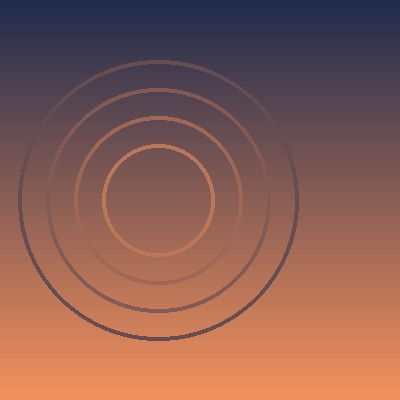
#> input picture ui-preview/covers/01.jpg, 400 x 400 px; its folder holds only this picture in this run
$ python cover_palette.py
#> lines starting #> are read from the running program, lines starting #| are printed output that depends on the picture
# 计算每张封面右侧区域的配色：模糊后取样 → 选文字颜色 → 求保证对比度的最低遮罩浓度
# 给电脑端配套程序参考：真机上由电脑端算好，随封面一起发给 ESP32
import colorsys, glob, json, os
import numpy as np
from PIL import Image, ImageEnhance, ImageFilter

HERE = os.path.dirname(os.path.abspath(__file__))
ROOT = os.path.join(HERE, "..")
TARGET = 4.5  # WCAG 正文对比度要求
TEXT = {"light": np.array([255.0, 255, 255]), "dark": np.array([20.0, 20, 20])}

def lum(rgb):  # sRGB 0-255 → 相对亮度
    c = rgb / 255.0
    c = np.where(c <= 0.03928, c / 12.92, ((c + 0.055) / 1.055) ** 2.4)
    return c @ np.array([0.2126, 0.7152, 0.0722])

def contrast(a, b):
    return (np.maximum(a, b) + 0.05) / (np.minimum(a, b) + 0.05)

def region(img, u0, u1, v0, v1):
    w, h = img.size
    box = (int(u0 * w), int(v0 * h), int(u1 * w), int(v1 * h))
    return np.asarray(img.crop(box), dtype=float).reshape(-1, 3)

def tint_for(mean, mode):  # 取封面色相：白字配深色遮罩，深字配浅色遮罩
    h, s, _ = colorsys.rgb_to_hsv(*(mean / 255))
    s, v = (min(s * 1.1, 0.7), 0.22) if mode == "light" else (min(s, 0.3), 0.93)
    return np.array(colorsys.hsv_to_rgb(h, s, v)) * 255

def min_alpha(px, tint, mode):  # 最暗/最亮的 10% 像素也要达到对比度要求
    tl = lum(TEXT[mode][None, :])[0]
    for a in np.arange(0.25, 0.951, 0.05):
        if np.percentile(contrast(lum(px * (1 - a) + tint * a), tl), 10) >= TARGET:
            return round(float(a), 2)
    return 0.95

out = {}
for f in sorted(glob.glob(os.path.join(ROOT, "covers", "*.jpg"))):
    im = Image.open(f).convert("RGB").filter(ImageFilter.GaussianBlur(23))
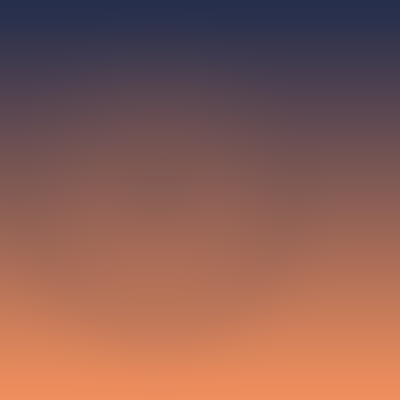
#> im: PIL image 400x400 RGB; mean R, G, B 137.8, 93.9, 84.4
    im = ImageEnhance.Color(im).enhance(1.2)          # 与页面里的 blur(22px) saturate(1.2) 对应
    right = region(im, 0.49, 0.87, 0.25, 0.75)        # 屏幕右侧文字区对应的封面范围
    full = region(im, 0.15, 0.87, 0.25, 0.75)         # 子页面：整屏都是模糊封面
    mean = right.mean(axis=0)
#> mean = [143.7, 91, 79.81]
    mode, a, t = min(((m, min_alpha(right, tint_for(mean, m), m), tint_for(mean, m)) for m in TEXT), key=lambda x: x[1])
#> in tint_for, `h, s, _ = colorsys.rgb_to_hsv(*(mean / 255))`: h = 0.0292; s = 0.445
#> in tint_for, `s, v = (min(s * 1.1, 0.7), 0.22) if mode == "light" else (min(s, 0.3),..`: s = 0.489; v = 0.22
#> in lum, `c = rgb / 255.0`: c = [[1, 1, 1]]
#> in min_alpha, `tl = lum(TEXT[mode][None, :])[0]`: tl = 1
#> mode = 'light'; a = 0.25; t = [56.1, 33.46, 28.66]
    name = os.path.basename(f)
    out[name] = {"dark": mode == "dark", "tint": ",".join(str(int(x)) for x in t),
                 "a": a, "as": max(min_alpha(full, t, mode), 0.55), "ac": max(a, 0.86)}
    print(name, out[name])
#| 01.jpg {'dark': False, 'tint': '56,33,28', 'a': 0.25, 'as': 0.55, 'ac': 0.86}

with open(os.path.join(ROOT, "palette.js"), "w", encoding="utf-8") as fp:
    fp.write("// 由 tools/cover_palette.py 生成，请勿手改\nwindow.COVER_PALETTE = ")
    fp.write(json.dumps(out, ensure_ascii=False, indent=1) + ";\n")

$ run again, on ui-preview/covers/05.jpg
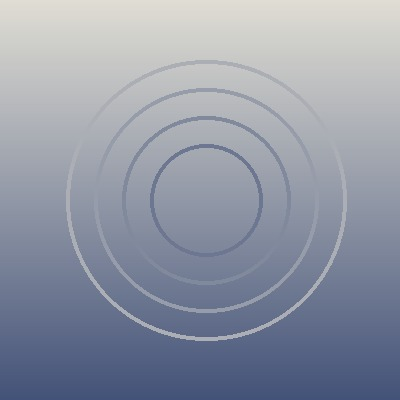
#> input picture ui-preview/covers/05.jpg, 400 x 400 px
#> `im = Image.open(f).convert("RGB").filter(ImageFilter.GaussianBlur(23))`:
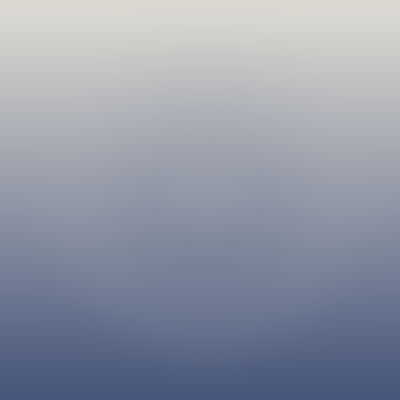
#> im: PIL image 400x400 RGB; mean R, G, B 145.4, 151.7, 166.4
#> mean = [143, 151, 168.6]
#> in tint_for, `h, s, _ = colorsys.rgb_to_hsv(*(mean / 255))`: h = 0.614; s = 0.152
#> in tint_for, `s, v = (min(s * 1.1, 0.7), 0.22) if mode == "light" else (min(s, 0.3),..`: s = 0.167; v = 0.22
#> in lum, `c = rgb / 255.0`: c = [[1, 1, 1]]
#> tl = 1
#> mode = 'dark'; a = 0.25; t = [201.1, 212.4, 237.2]
#| 05.jpg {'dark': True, 'tint': '201,212,237', 'a': 0.25, 'as': 0.55, 'ac': 0.86}

$ run again, on ui-preview/covers/06.jpg
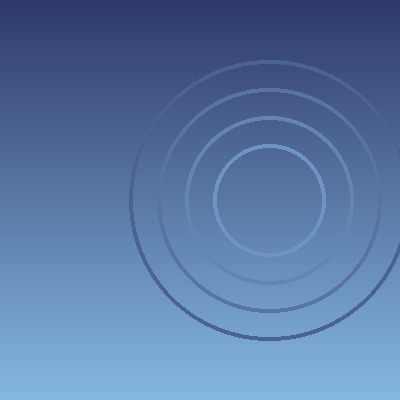
#> input picture ui-preview/covers/06.jpg, 400 x 400 px
#> `im = Image.open(f).convert("RGB").filter(ImageFilter.GaussianBlur(23))`:
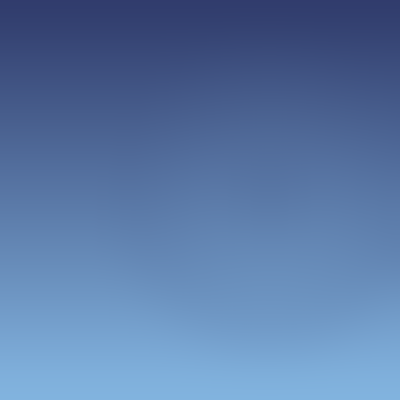
#> im: PIL image 400x400 RGB; mean R, G, B 89.4, 119.9, 166
#> mean = [84.82, 121.9, 177.2]
#> in tint_for, `h, s, _ = colorsys.rgb_to_hsv(*(mean / 255))`: h = 0.6; s = 0.521
#> in tint_for, `s, v = (min(s * 1.1, 0.7), 0.22) if mode == "light" else (min(s, 0.3),..`: s = 0.573; v = 0.22
#> in lum, `c = rgb / 255.0`: c = [[1, 1, 1]]
#> tl = 1
#> mode = 'light'; a = 0.25; t = [23.93, 36.85, 56.1]
#| 06.jpg {'dark': False, 'tint': '23,36,56', 'a': 0.25, 'as': 0.55, 'ac': 0.86}

$ run again, on ui-preview/covers/07.jpg
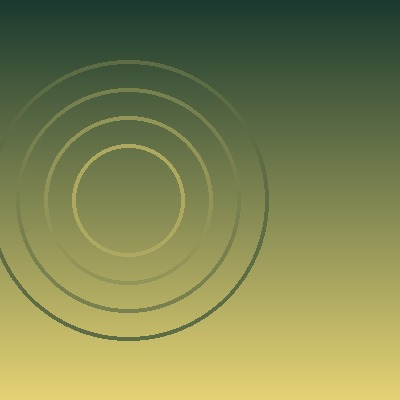
#> input picture ui-preview/covers/07.jpg, 400 x 400 px
#> `im = Image.open(f).convert("RGB").filter(ImageFilter.GaussianBlur(23))`:
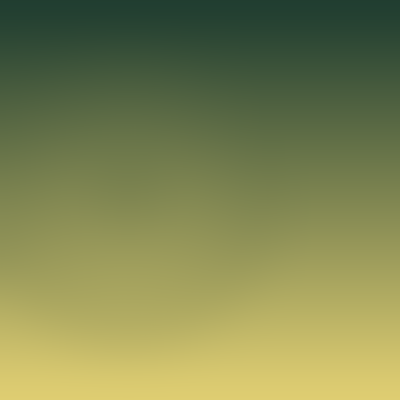
#> im: PIL image 400x400 RGB; mean R, G, B 126.9, 133.3, 80.9
#> mean = [126.1, 133.9, 71.52]
#> in tint_for, `h, s, _ = colorsys.rgb_to_hsv(*(mean / 255))`: h = 0.188; s = 0.466
#> in tint_for, `s, v = (min(s * 1.1, 0.7), 0.22) if mode == "light" else (min(s, 0.3),..`: s = 0.513; v = 0.22
#> in lum, `c = rgb / 255.0`: c = [[1, 1, 1]]
#> tl = 1
#> mode = 'dark'; a = 0.25; t = [228.2, 237.2, 166]
#| 07.jpg {'dark': True, 'tint': '228,237,166', 'a': 0.25, 'as': 0.55, 'ac': 0.86}

$ run again, on ui-preview/covers/02.jpg
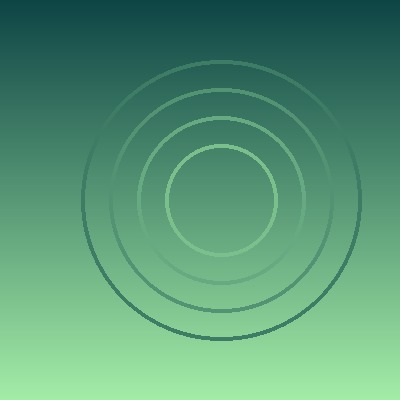
#> input picture ui-preview/covers/02.jpg, 400 x 400 px
#> `im = Image.open(f).convert("RGB").filter(ImageFilter.GaussianBlur(23))`:
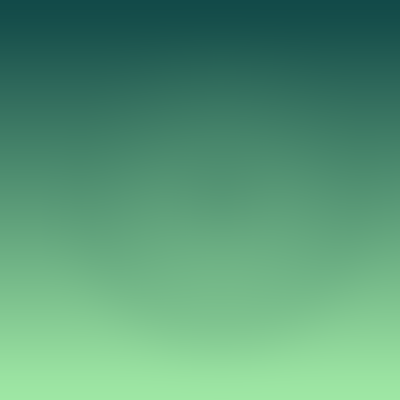
#> im: PIL image 400x400 RGB; mean R, G, B 87.9, 151.9, 117.9
#> mean = [80.06, 157.4, 115.9]
#> in tint_for, `h, s, _ = colorsys.rgb_to_hsv(*(mean / 255))`: h = 0.411; s = 0.491
#> in tint_for, `s, v = (min(s * 1.1, 0.7), 0.22) if mode == "light" else (min(s, 0.3),..`: s = 0.541; v = 0.22
#> in lum, `c = rgb / 255.0`: c = [[1, 1, 1]]
#> tl = 1
#> mode = 'dark'; a = 0.25; t = [166, 237.2, 199]
#| 02.jpg {'dark': True, 'tint': '166,237,199', 'a': 0.25, 'as': 0.55, 'ac': 0.86}
